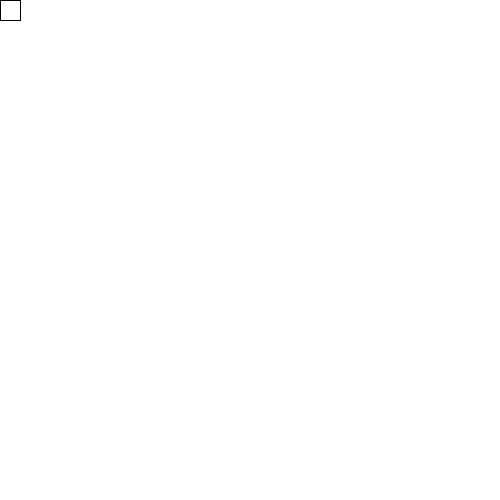
Frame 1 (no input)
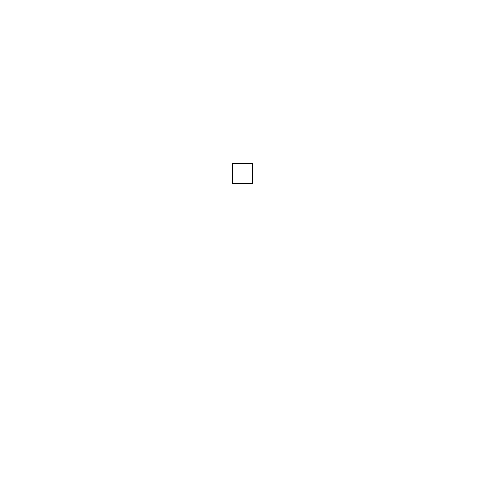
Frame 60 (the mouse pressed at the canvas centre just before this capture)
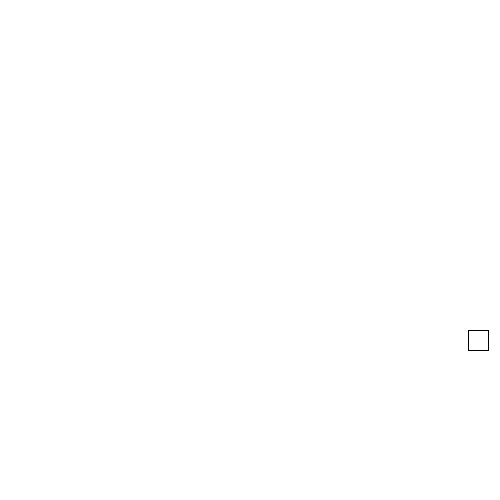
Frame 120 (the mouse held since frame 60 and released just before this capture)

The Processing sketch that drew these frames (run headless with seeded random() and noise(); from frame 60 on, the mouse is pressed at the canvas centre):

// Processing sketch: bolaQuadrada
// ── bolaQuadrada.pde
float posX = 0;
float posY = 0;
float stepX, stepY;
int tam = 30;

void setup() {
  size(500,500);
  background(255);
  
  stepX = random(2,5);
  stepY = random(2,5);
}

void draw() {
  background(255);
  rect(posX, posY, 20, 20);
  
  if( posX >= width - tam || posX < 0) {
    stepX = stepX * -1;
  }
  
  if(posY >= height - tam || posY <0) {
    stepY = stepY * -1;
  }
  
  posX = posX + stepX;
  posY = posY + stepY;
}
